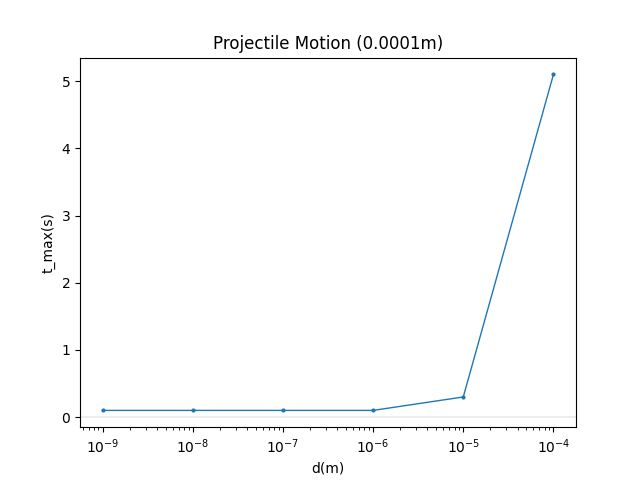

Reproduce this figure in Python.
import math
import numpy as np
import matplotlib.pyplot as plt


# time
t_set = 1000000000000
dt = 0.1

# const
rho = 1000
h = 1.73 - 0.2
g = 9.80665

# initial velocity
vx0 = 20
vy0 = 0


def position(d, t_set):
    x_max=0.0
    t_max=0.0

    # initial position    
    x_pos = [0.0]
    y_pos = [h]
    
    r = d / 2
    n = 6 * math.pi * 1.8 * 10 ** -5 * r
    V = (4 * math.pi * r ** 3)/3
    m = V * rho

    steps = int(t_set / dt)
    for i in range(1, steps + 1):
        t = i * dt
        
        x_pos.append(vx0 * math.exp(-n * t / m) * dt + x_pos[i - 1])
        
        
        if math.exp(-n * t / m) == 0.0:
            y_pos.append(-m*g/n)
        else:
            y_pos.append(m * g / n * (math.exp(-n * t / m) - 1) * dt + y_pos[i - 1])
        
        if(y_pos[i] < 0):
            x_max= x_pos[i]
            t_max = t
            break
    
    return x_pos, y_pos, x_max, t_max

# 対数の横軸
d_values = [10**i for i in range(-9, -3)] 
print(d_values)
x_max_values=[]
t_max_values=[]
for d in d_values:
    x,y,x_max,t_max = position(d,t_set)
    x_max_values.append(x_max)
    t_max_values.append(t_max)

print(t_max_values)


# グラフの描画
plt.plot(d_values, t_max_values, markersize=2 ,marker='o', linewidth=1.0)
label = "Projectile Motion (" + str(d) + "m)"
plt.title(label)
plt.xlabel('d(m)')
plt.ylabel('t_max(s)')
plt.xscale('log')  
plt.axhline(0, color='black', linewidth=0.1)
plt.axvline(0, color='black', linewidth=0.1)
plt.savefig('tmaxGraph.png')
plt.show()
